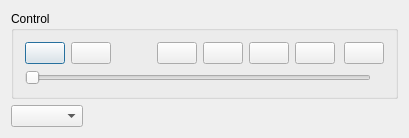
<?xml version="1.0" encoding="UTF-8"?>
<ui version="4.0">
 <class>QAudioDialog</class>
 <widget class="QDialog" name="QAudioDialog">
  <property name="geometry">
   <rect>
    <x>0</x>
    <y>0</y>
    <width>409</width>
    <height>138</height>
   </rect>
  </property>
  <property name="windowTitle">
   <string>Qt Audio Player</string>
  </property>
  <property name="windowIcon">
   <iconset resource="res.qrc">
    <normaloff>:/icons/audio-x-generic.png</normaloff>:/icons/audio-x-generic.png</iconset>
  </property>
  <layout class="QVBoxLayout" name="verticalLayout">
   <item>
    <widget class="QGroupBox" name="groupBoxControl">
     <property name="title">
      <string>Control</string>
     </property>
     <layout class="QVBoxLayout" name="verticalLayout_3">
      <item>
       <layout class="QHBoxLayout" name="horizontalLayoutControl">
        <item>
         <widget class="QPushButton" name="pushButtonOpen">
          <property name="text">
           <string/>
          </property>
          <property name="icon">
           <iconset resource="res.qrc">
            <normaloff>:/icons/document-open-2.png</normaloff>:/icons/document-open-2.png</iconset>
          </property>
         </widget>
        </item>
        <item>
         <widget class="QPushButton" name="pushButtonCloseFile">
          <property name="text">
           <string/>
          </property>
          <property name="icon">
           <iconset resource="res.qrc">
            <normaloff>:/icons/edit-delete-6.png</normaloff>:/icons/edit-delete-6.png</iconset>
          </property>
         </widget>
        </item>
        <item>
         <spacer name="horizontalSpacer_2">
          <property name="orientation">
           <enum>Qt::Horizontal</enum>
          </property>
          <property name="sizeType">
           <enum>QSizePolicy::Fixed</enum>
          </property>
          <property name="sizeHint" stdset="0">
           <size>
            <width>40</width>
            <height>20</height>
           </size>
          </property>
         </spacer>
        </item>
        <item>
         <widget class="QPushButton" name="pushButtonGoBegin">
          <property name="text">
           <string/>
          </property>
          <property name="icon">
           <iconset resource="res.qrc">
            <normaloff>:/icons/media-skip-backward-7.png</normaloff>:/icons/media-skip-backward-7.png</iconset>
          </property>
         </widget>
        </item>
        <item>
         <widget class="QPushButton" name="pushButtonPlay">
          <property name="text">
           <string/>
          </property>
          <property name="icon">
           <iconset resource="res.qrc">
            <normaloff>:/icons/media-playback-start-7.png</normaloff>:/icons/media-playback-start-7.png</iconset>
          </property>
          <property name="checkable">
           <bool>true</bool>
          </property>
         </widget>
        </item>
        <item>
         <widget class="QPushButton" name="pushButtonGoEnd">
          <property name="text">
           <string/>
          </property>
          <property name="icon">
           <iconset resource="res.qrc">
            <normaloff>:/icons/media-skip-forward-7.png</normaloff>:/icons/media-skip-forward-7.png</iconset>
          </property>
         </widget>
        </item>
        <item>
         <widget class="QPushButton" name="pushButtonLoop">
          <property name="text">
           <string/>
          </property>
          <property name="icon">
           <iconset resource="res.qrc">
            <normaloff>:/icons/view-refresh-4.png</normaloff>:/icons/view-refresh-4.png</iconset>
          </property>
          <property name="checkable">
           <bool>true</bool>
          </property>
         </widget>
        </item>
        <item>
         <spacer name="horizontalSpacer">
          <property name="orientation">
           <enum>Qt::Horizontal</enum>
          </property>
          <property name="sizeHint" stdset="0">
           <size>
            <width>85</width>
            <height>20</height>
           </size>
          </property>
         </spacer>
        </item>
        <item>
         <widget class="QPushButton" name="pushButtonClose">
          <property name="text">
           <string/>
          </property>
          <property name="icon">
           <iconset resource="res.qrc">
            <normaloff>:/icons/application-exit-5.png</normaloff>:/icons/application-exit-5.png</iconset>
          </property>
         </widget>
        </item>
       </layout>
      </item>
      <item>
       <layout class="QHBoxLayout" name="horizontalLayout_3">
        <item>
         <widget class="QSlider" name="horizontalSliderProgress">
          <property name="orientation">
           <enum>Qt::Horizontal</enum>
          </property>
         </widget>
        </item>
        <item>
         <widget class="QLabel" name="labelPosition"/>
        </item>
       </layout>
      </item>
     </layout>
    </widget>
   </item>
   <item>
    <layout class="QHBoxLayout" name="horizontalLayoutDevice">
     <item>
      <widget class="QComboBox" name="comboBoxOutputDevice"/>
     </item>
     <item>
      <spacer name="horizontalSpacer_3">
       <property name="orientation">
        <enum>Qt::Horizontal</enum>
       </property>
       <property name="sizeHint" stdset="0">
        <size>
         <width>20</width>
         <height>20</height>
        </size>
       </property>
      </spacer>
     </item>
    </layout>
   </item>
  </layout>
 </widget>
 <layoutdefault spacing="6" margin="11"/>
 <resources>
  <include location="res.qrc"/>
 </resources>
 <connections>
  <connection>
   <sender>pushButtonClose</sender>
   <signal>clicked()</signal>
   <receiver>QAudioDialog</receiver>
   <slot>close()</slot>
   <hints>
    <hint type="sourcelabel">
     <x>105</x>
     <y>25</y>
    </hint>
    <hint type="destinationlabel">
     <x>81</x>
     <y>25</y>
    </hint>
   </hints>
  </connection>
 </connections>
</ui>
